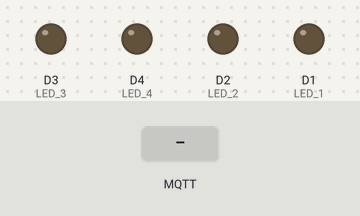
A sketch run on a simulated ESP8266 (NodeMCU). Shown: output pins drawn as LEDs (lit = HIGH). The inputs (shaded band) are chosen by the test bench. WiFi joins after 1.5 s; servers stay silent unless stated; no MQTT or app messages arrive unless stated; what the sketch prints to the serial monitor is not drawn.

Above: at 2.7 s.
2.8 s: MQTT message "1" arrives on the first subscribed topic
At 3.8 s:
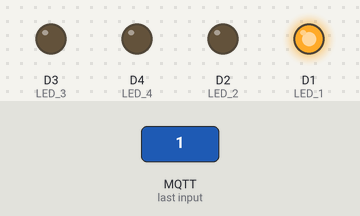
4.3 s: MQTT message "on" arrives on the first subscribed topic
At 4.9 s:
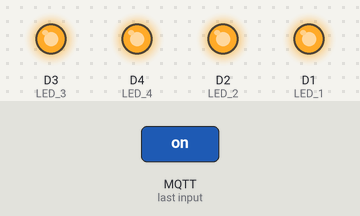
5.8 s: MQTT message "2" arrives on the first subscribed topic
At 6.1 s:
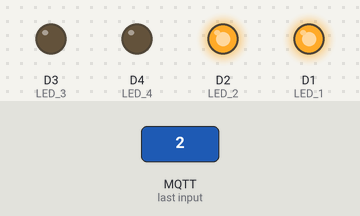
7.3 s: MQTT message "3" arrives on the first subscribed topic
At 8.4 s:
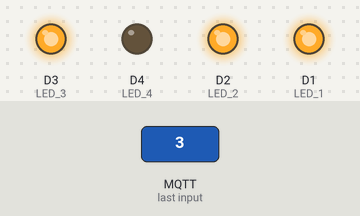
8.8 s: MQTT message "0" arrives on the first subscribed topic
At 9.6 s:
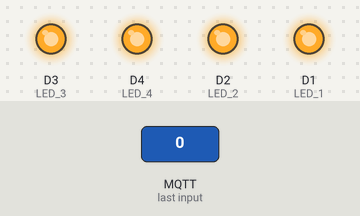
Timing chart, 0 to 11.3 s (numbered marks = the images above; inputs shaded):
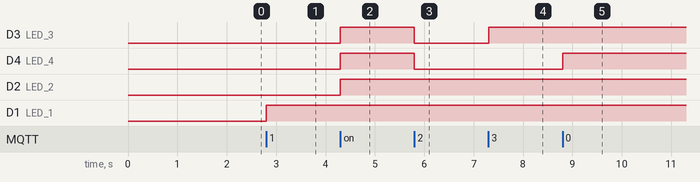

The sketch:

session.ino
```cpp
#include <Arduino.h>
#include <ESP8266WiFi.h>
#include <PubSubClient.h>

#define POT_PIN A0
#define LED_1 D1
#define LED_2 D2
#define LED_3 D3
#define LED_4 D4

#define PERIOD 5000

const char *SSID = "AndroidAPF80D";               // SSID of your WiFi
const char *PASSWORD = "ptmp2405";       // Password of your WiFi
const char *mqqttBroker = "broker.emqx.io";  // alternate hosts: test.mosquitto.or, broker.hivemq.com
const int mqttPort = 1883;
const char *mqttClientID = "NodeMCU_protocolpros";  // CHANGE THIS acording to your group number
const char *POTTopic = "protocolpros/pot";          // Topic for potentiometer (publish)
const char *LEDTopic = "protocolpros/led/mcr";          // Topic for LED (subscribe)

WiFiClient espClient;
PubSubClient mqttClient(espClient);

unsigned long potTime;

void mqttCallback(char *topic, byte *payload, unsigned int length) {
  char payloadCharArr[length];

  for (int i = 0; i < (int)length; i++) {
    payloadCharArr[i] = (char)payload[i];
  }
  String payloadStr = String(payloadCharArr).substring(0, length);

  if (strcmp(topic, LEDTopic) == 0) {
    // You can use the payloadStr to do something
    Serial.print("LED: ");
    Serial.println(payloadStr);

    if (payloadStr == "1") {
      digitalWrite(LED_1, HIGH);
      digitalWrite(LED_2, LOW);
      digitalWrite(LED_3, LOW);
      digitalWrite(LED_4, LOW);
    } else if (payloadStr == "2") {
      digitalWrite(LED_1, HIGH);
      digitalWrite(LED_2, HIGH);
      digitalWrite(LED_3, LOW);
      digitalWrite(LED_4, LOW);
    } else if (payloadStr == "3") {
      digitalWrite(LED_1, HIGH);
      digitalWrite(LED_2, HIGH);
      digitalWrite(LED_3, HIGH);
      digitalWrite(LED_4, LOW);
    } else {
      digitalWrite(LED_1, HIGH);
      digitalWrite(LED_2, HIGH);
      digitalWrite(LED_3, HIGH);
      digitalWrite(LED_4, HIGH);
    }
  }
}

void mqttInit() {
  mqttClient.setServer(mqqttBroker, mqttPort);
  mqttClient.setCallback(mqttCallback);
  WiFi.begin(SSID, PASSWORD);
  while (WiFi.status() != WL_CONNECTED) {
    delay(500);
    Serial.print(".");
  }
  Serial.println("");
  Serial.print("Connected to ");
  Serial.println(SSID);
  Serial.print("IP address: ");
  Serial.println(WiFi.localIP());
}

void mqttLoop() {
  while (!mqttClient.connected()) {
    Serial.print("Attempting MQTT connection...");
    if (mqttClient.connect(mqttClientID)) {
      Serial.println("connected");
      mqttClient.subscribe(LEDTopic);  // Subscribe to LEDTopic
      Serial.println("MQTT subscribed");
    } else {
      Serial.print("failed, rc=");
      Serial.print(mqttClient.state());
      Serial.println(" try again in 5 seconds");
      delay(5000);
    }
  }
  mqttClient.loop();
}

void pinInit() {
  pinMode(POT_PIN, INPUT);
  potTime = millis();
}

void sendValues() {
  if (millis() - potTime > PERIOD) {
    int potValue = analogRead(POT_PIN);
    mqttClient.publish(POTTopic, String(potValue).c_str());
    potTime = millis();
    Serial.print("POT: ");
    Serial.println(potValue);
  }
}

void setup() {
  Serial.begin(115200);
  mqttInit();
  pinInit();
  pinMode(LED_1, OUTPUT);
  pinMode(LED_2, OUTPUT);
  pinMode(LED_3, OUTPUT);
  pinMode(LED_4, OUTPUT);

  digitalWrite(LED_1, LOW);
  digitalWrite(LED_2, LOW);
  digitalWrite(LED_3, LOW);
  digitalWrite(LED_4, LOW);
}

void loop() {
  mqttLoop();
  sendValues();
}
```

Measured:
- after the input at 2.8 s, D1 (LED_1): LOW → HIGH at once
- after the input at 4.3 s, D3 (LED_3), D4 (LED_4), D2 (LED_2): LOW → HIGH at once
- after the input at 5.8 s, D3 (LED_3), D4 (LED_4): HIGH → LOW at once
- after the input at 7.3 s, D3 (LED_3): LOW → HIGH at once
- after the input at 8.8 s, D4 (LED_4): LOW → HIGH at once
